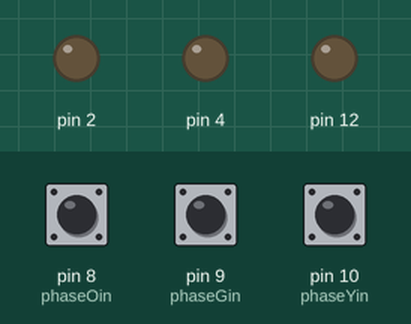
Simulated run of this sketch. Board: Arduino Uno, built with avr-gcc and run on an emulated ATmega328P. Parts: output pins drawn as LEDs (lit = HIGH). The inputs (shaded band) are chosen by the test bench; at power-on: pin 8 (phaseOin) HIGH, pin 9 (phaseGin) HIGH, pin 10 (phaseYin) HIGH.

Above: at 3.7 s.
3.8 s: pin 8 (phaseOin) pulled LOW for 0.15 s
At 5.1 s:
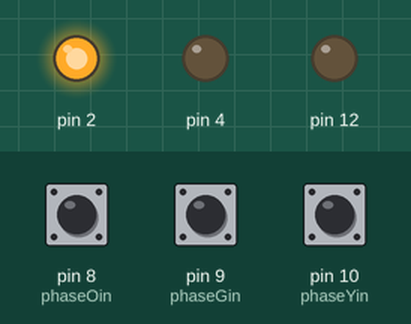
5.4 s: pin 9 (phaseGin) pulled LOW for 0.15 s
At 6.6 s:
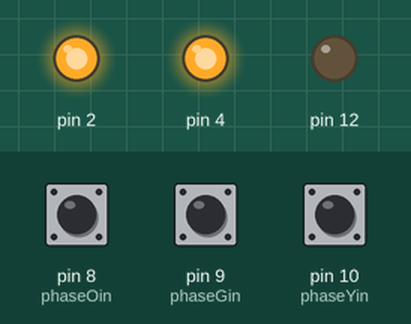
7.0 s: pin 10 (phaseYin) pulled LOW for 0.15 s
At 7.8 s:
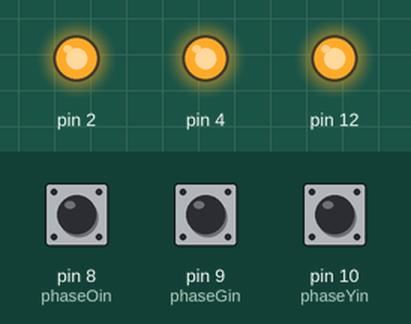
8.6 s: pin 10 (phaseYin) pulled LOW for 3.2 s
At 11.3 s:
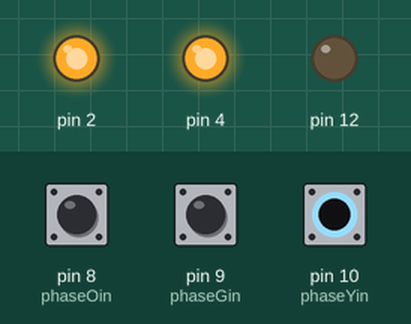
14.8 s: pin 8 (phaseOin) pulsed LOW 2 times (0.12 s each, 0.3 s apart)
At 15.28 s:
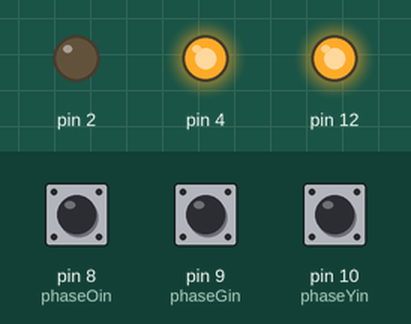
16.9 s: pin 8 (phaseOin) pulled LOW for 3.2 s
At 23.8 s:
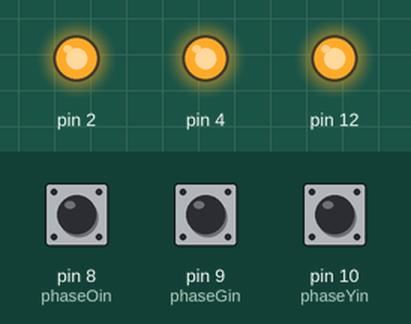
Timing chart, 0 to 24.1 s (numbered marks = the images above; inputs shaded):
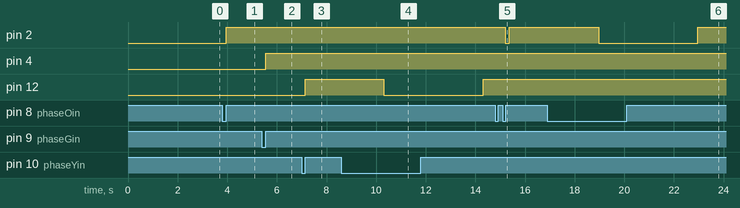

Measured:
- after the input at 3.8 s, pin 2: LOW → HIGH after 0.15 s
- after the input at 5.4 s, pin 4: LOW → HIGH after 0.15 s
- after the input at 7.0 s, pin 12: LOW → HIGH after 0.15 s
- after the input at 8.6 s, pin 12: HIGH → LOW after 1.7 s, → HIGH 4.0 s later
- after the input at 14.8 s, pin 2: HIGH → LOW after 0.41 s, → HIGH 0.15 s later
- after the input at 16.9 s, pin 2: HIGH → LOW after 2.1 s, → HIGH 4.0 s later

The sketch:

sketch_feb09a_FastWrite.ino
```cpp
/* 3 Channel Signal Calibration

This item is rolled over from feb_08c, feb_08a which is also based on
feb_05a.

On the scope the o/p is greater than the i/p.

Moved the cal calculation to the no-interrupts.

Removed PIND for digitalFastWrite.

Result is o/ps not yet working

 include the pinchangeint library to access 3 x pin interrupts
*/
#include <PinChangeInt.h>
// include the elapsedMillis library to access 3 x micros timers
#include <elapsedMillis.h>
#include <digitalWriteFast.h>

// Assign Leo interrupts
const byte phaseOin = 8;
const byte phaseGin = 9;
const byte phaseYin = 10;

// Assign channel out pins
const byte phaseOout = 2; //corresponds to PIND - 1
const byte phaseGout = 4; //corresponds to PIND - 4
const byte phaseYout = 12; //corresponds to PIND - 6

// Setup signal outputs expected by external processor

volatile boolean phaseOStateIn;
volatile boolean phaseGStateIn;
volatile boolean phaseYStateIn;

// Setup signal time constants for calcs

volatile unsigned long phaseOintervalin;

volatile unsigned long phaseGintervalin;

volatile unsigned long phaseYintervalin;

//Setup calibration & debounce constants
//const int debounce = 100;
float calPercent = .80;

// Setup the 3 timers to be used for calibration
elapsedMicros timerO;
elapsedMicros timerG;
elapsedMicros timerY;

// Setup the 3 timers to be used for interval
elapsedMicros timerOint;
elapsedMicros timerGint;
elapsedMicros timerYint;

// These bit flags are set in FlagsShared to indicate which
// channels have new signals
const byte phaseOflag = 1;
const byte phaseGflag = 2;
const byte phaseYflag = 4;

// holds the update flags defined above

volatile uint8_t FlagsShared;

//  create local variables to hold a local copies of the channel inputs

  static boolean phaseOstate;

  static boolean phaseGstate;

  static boolean phaseYstate;

  unsigned long phaseOinterval;

  unsigned long phaseGinterval;

  unsigned long phaseYinterval;

  unsigned long phaseOcal;

  unsigned long phaseGcal;

  unsigned long phaseYcal;

  static uint8_t UpdateFlags;

void setup()
{
  delay(2500);//let the external circuit settle so as to set the o/p pins to reflect the i/ps

  pinModeFast(2, OUTPUT);
  pinModeFast(8, INPUT);
  digitalWriteFast (8, HIGH); // turn on the internal pull-up resistor
  phaseOStateIn = digitalReadFast(phaseOin); // the intent here is to read and write the
//existing state of the signal at the beginning and then let the Loop() function alter it
//from there
 if(phaseOStateIn == 0)
  {
    digitalWriteFast(2, LOW);
  }else{
    digitalWriteFast(2, HIGH);
  }


  //PhaseG pin setup
  pinModeFast(4, OUTPUT);
  pinModeFast(9, INPUT);
  digitalWriteFast (9, HIGH);
  phaseGStateIn = digitalReadFast(9);
  if(phaseGStateIn == 0)
  {
    digitalWriteFast(4, LOW);
  }else{
  digitalWriteFast(4, HIGH);
  }


  //PhaseY pin setup
  pinModeFast(12, OUTPUT);
  pinModeFast(10, INPUT);
  digitalWriteFast (10, HIGH);
  phaseYStateIn = digitalReadFast(phaseYin);
 if(phaseYStateIn == 0)
  {
    digitalWriteFast(12, LOW);
  }else{
    digitalWriteFast(12, HIGH);
  }
  // use the PinChangeInt library to attach the interrupts
  // Pins chosen make this interchangeable with an Uno and Leo
  PCintPort::attachInterrupt(phaseOin, calcPhaseO,CHANGE);
  PCintPort::attachInterrupt(phaseGin, calcPhaseG,CHANGE);
  PCintPort::attachInterrupt(phaseYin, calcPhaseY,CHANGE);

  //Set the Timers to 0 and start them as the last activity in Setup
  timerOint = 0;
  timerGint = 0;
  timerYint = 0;
  timerO = 0;
  timerG = 0;
  timerY = 0;
}

void loop()
{

  // check shared update flags to see if any channels have a change in the signal

  if(FlagsShared)
  {
    noInterrupts();

    // turn interrupts off - take local copies of the shared variables

    UpdateFlags = FlagsShared;


    if(UpdateFlags & phaseOflag)
    {
      phaseOstate = phaseOStateIn;
      phaseOinterval = phaseOintervalin;
      phaseOcal = (phaseOinterval/calPercent); //moved the calculation to this part of the loop()

    }

    if(UpdateFlags & phaseGflag)
    {
      phaseGstate = phaseGStateIn;
      phaseGinterval = phaseGintervalin;
      phaseGcal = (phaseGinterval/calPercent);
    }

    if(UpdateFlags & phaseYflag)
    {
      phaseYstate = phaseYStateIn;
      phaseYinterval = phaseYintervalin;
      phaseYcal = (phaseYinterval/calPercent);
    }

    // clear shared copy of updated flags

    FlagsShared = 0;

    interrupts(); // we have local copies of the inputs, so now we can turn interrupts back on

  }


    if(timerO > phaseOcal)
    {
       if(phaseOstate == 0)
        {
          digitalWriteFast(2, LOW);
        }else{
          digitalWriteFast(2, HIGH);
        }
      timerO -= phaseOcal; //reset timer by subtracting calInterval - maintains sync with other phases
      //digitalWriteFast(phaseOout, phaseOstate);
      //PIND=bit(1);
    }


    if(timerG > phaseGcal)
    {
       if(phaseGstate == 0)
        {
          digitalWriteFast(4, LOW);
        }else{
          digitalWriteFast(4, HIGH);
        }
      timerG -= phaseGcal; //reset the timer
      //PIND=bit(4);
    }


    if(timerY > phaseYcal)
    {
       if(phaseYstate == LOW)
        {
          digitalWriteFast(12, LOW);
        }else{
          digitalWriteFast(12, HIGH);
        }
      timerY -= phaseYcal; //reset the timer
      //digitalWriteFast(phaseYout, phaseYstate);
      //PIND=bit(6);
    }


  UpdateFlags = 0;
}

//  interrupt service routines

void calcPhaseO()
{
      phaseOintervalin=timerOint; // calc the interval since last read
      phaseOStateIn=digitalReadFast(8);
      timerOint=0; // reset the time

  FlagsShared |= phaseOflag;
}

void calcPhaseG()
{
      phaseGintervalin=timerGint;
      phaseGStateIn=digitalReadFast(9);
      timerGint=0;

  FlagsShared |= phaseGflag;
}

void calcPhaseY()
{
      phaseYintervalin=timerYint;
      phaseYStateIn=digitalReadFast(10);
      timerYint=0;

  FlagsShared |= phaseYflag;
}
```
